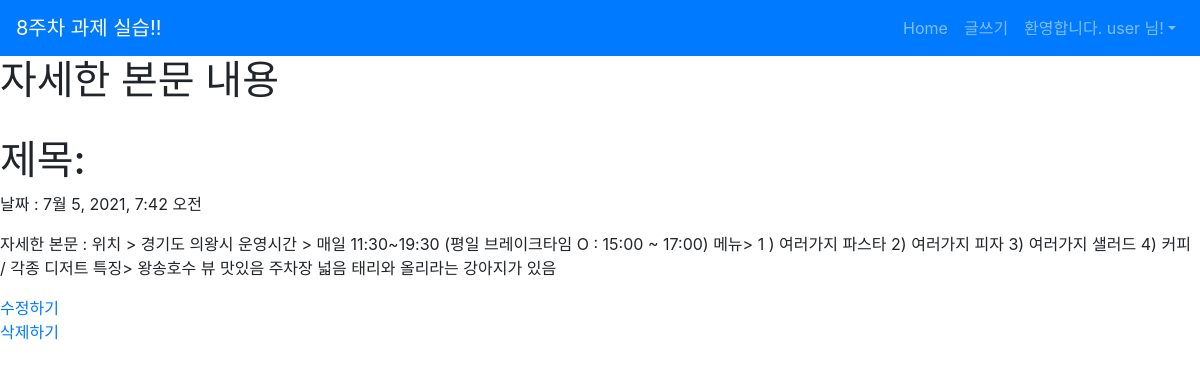
/crudeapp/1 (signed in), run on the app's committed database.
### crudeapp/models.py (models this page shows, shortened)
class Crudeapp(models.Model):
    title = models.CharField(max_length = 200)
    pub_date = models.DateTimeField('data published')
    body = models.TextField()

### crudeapp/views.py (the view)
# urls.py: path('crudeapp/<int:crudeapp_id>', crudeapp.views.detail, name="detail"),
def detail(request, crudeapp_id):
    crudeapp_detail = get_object_or_404(Crudeapp, pk = crudeapp_id)
    return render(request, 'detail.html', {'crudeapp':crudeapp_detail})

### crudeapp/templates/detail.html (shortened to what this page needs)
{% extends 'base.html' %}
{% block content %}
<h1> 자세한 본문 내용 </h1>
<h1> 제목: </h1>
<p> 날짜 : {{crudeapp.pub_date}}</p>
<p> 자세한 본문 : {{crudeapp.body}}</p>
<a href="{% url 'postupdate' crudeapp.id %}">수정하기</a>
<a href="{% url 'postdelete' crudeapp.id %}" onclick="return confirm('정말 삭제하시겠습니까?')">삭제하기</a>
{% endblock %}

### crudeapp/templates/base.html (shortened to what this page needs)
{% load bootstrap4 %}
{% bootstrap_css %}
<nav class="navbar navbar-expand-lg navbar-dark bg-primary">
    <a class="navbar-brand" href="{% url 'home' %}">8주차 과제 실습!!</a>
    <div class="collapse navbar-collapse" id="navbarNav">
        <ul class="navbar-nav ml-auto">
            <li class="nav-item">
                <a class="nav-item nav-link" href="{% url 'home' %}">Home</span></a>
            </li>
            <li class="nav-item">
                <a class="nav-link" href="{% url 'new' %}">글쓰기</a>
            </li>
            {% if user.is_authenticated %}
            <li class="nav-item dropdown">
                <a class="nav-link dropdown-toggle" id="navbarDropdown" role="button" data-toggle="dropdown"
                            aria-haspopup="true" aria-expanded="false">환영합니다. {{ user.username }} 님!</a>
            </li>
            {% endif %}
        </ul>
    </div>
</nav>
{% block content %}
{% endblock %}

### data on the page
Crudeapp: pub_date "7월 5, 2021, 7:42 오전", body "위치 > 경기도 의왕시 운영시간 > 매일 11:30~19:30 (평일 브레이크타임 O : 15:00 ~ 17:00) 메뉴> 1 ) 여러가지 파스타 2) 여러가지 피자 3) 여러가지 샐러드 4) 커피 / 각종 디저트 특징> 왕송호수 뷰 맛있음 주차장 넓음 태리와 올리라는 강아지가 있음"

### other printed values
{{ user.username }} "user"
